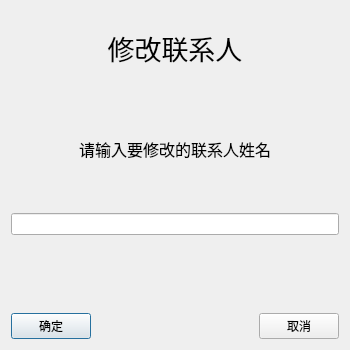
<?xml version="1.0" encoding="UTF-8"?>
<ui version="4.0">
 <class>changeContacts</class>
 <widget class="QDialog" name="changeContacts">
  <property name="geometry">
   <rect>
    <x>0</x>
    <y>0</y>
    <width>350</width>
    <height>350</height>
   </rect>
  </property>
  <property name="windowTitle">
   <string>修改联系人</string>
  </property>
  <layout class="QVBoxLayout" name="verticalLayout_2" stretch="1,2,1,2">
   <item>
    <widget class="QLabel" name="label">
     <property name="font">
      <font>
       <pointsize>20</pointsize>
      </font>
     </property>
     <property name="text">
      <string>修改联系人</string>
     </property>
     <property name="alignment">
      <set>Qt::AlignCenter</set>
     </property>
    </widget>
   </item>
   <item>
    <layout class="QVBoxLayout" name="verticalLayout">
     <item>
      <widget class="QLabel" name="label_2">
       <property name="font">
        <font>
         <pointsize>12</pointsize>
        </font>
       </property>
       <property name="text">
        <string>请输入要修改的联系人姓名</string>
       </property>
       <property name="alignment">
        <set>Qt::AlignCenter</set>
       </property>
      </widget>
     </item>
     <item>
      <widget class="QLineEdit" name="le_name"/>
     </item>
    </layout>
   </item>
   <item>
    <spacer name="verticalSpacer">
     <property name="orientation">
      <enum>Qt::Vertical</enum>
     </property>
     <property name="sizeHint" stdset="0">
      <size>
       <width>20</width>
       <height>40</height>
      </size>
     </property>
    </spacer>
   </item>
   <item>
    <layout class="QHBoxLayout" name="horizontalLayout">
     <item>
      <widget class="QPushButton" name="pushButton">
       <property name="text">
        <string>确定</string>
       </property>
      </widget>
     </item>
     <item>
      <spacer name="horizontalSpacer">
       <property name="orientation">
        <enum>Qt::Horizontal</enum>
       </property>
       <property name="sizeHint" stdset="0">
        <size>
         <width>40</width>
         <height>20</height>
        </size>
       </property>
      </spacer>
     </item>
     <item>
      <widget class="QPushButton" name="pushButton_2">
       <property name="text">
        <string>取消</string>
       </property>
      </widget>
     </item>
    </layout>
   </item>
  </layout>
 </widget>
 <resources/>
 <connections/>
</ui>
